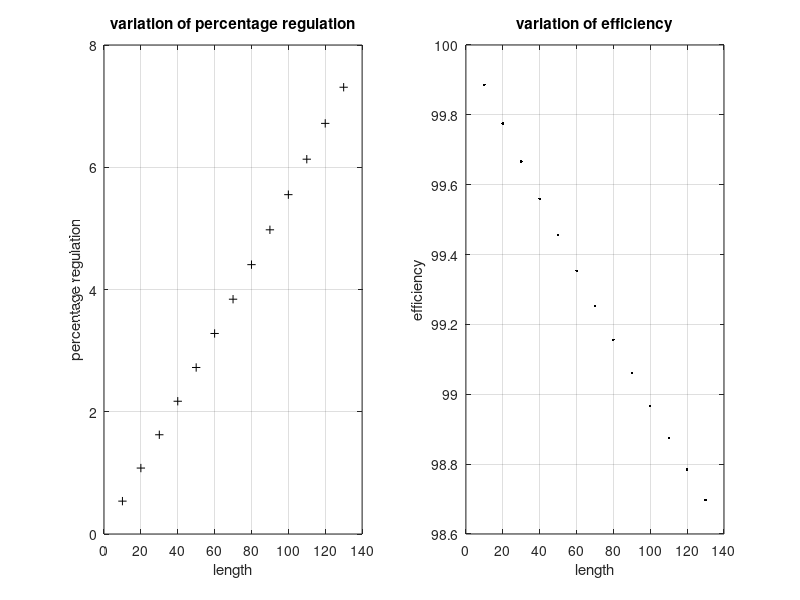

Write the MATLAB code that produced this figure.
% D:\314126514017\med_trans_pi_model.m

% problem:
% A 345kV 3 phase Transmission line is 130km long. The resistance per phase
% is 0.036 ohm/km, the inductance per phase if 0.8mH/km. The shunt
% capacitance is 0.01102 microF/km. The receiving end load is 270MVA with
% 0.8PF lagging at 325kV. use
% a) pi model

% MATLAB program for medium line model
% lagging power factor

% initial clearing
% -----------------------------
clc;
%   clear all;
close all;
% -----------------------------

% given values
% resistance per kilometre length of line
resistance = 0.036;

% inductance per kilometre length of line
inductance = 0.8e-3; % 1.3263 mH
% disp(inductance);

% system frequency
f = 60;

% system inductive reactance
x = 2 * pi * f * inductance;
% disp(x);
capacitance = 0.0112e-6;
y = 1j * 2 * pi * f * capacitance;

% k is for the length and traversing of the vector len;
k = 1;

% Sr receiving end power
% apparent 3 phase
S_r = 270e+6; % 381MVA

% Vr --> voltage receiving end per phase
V_r = (325e3 / sqrt(3));

% load power factor
PF = 0.8;

% power factor angle
Pfr_angle = acos(PF); % cos-1(0.8)
% disp('power factor angle');
% disp(Pfr_angle);

% receiving end current per phase
% Ir_mag = ((S_r * PF) / (sqrt(3) * V_r * PF))
Ir_mag = (S_r / (3 * V_r));
% receiving end power
P_r = S_r * PF;    

I_r = Ir_mag * (cos(Pfr_angle) - (1j * sin(Pfr_angle)));
% disp('I_r');
% disp(I_r);

% preallocating arrays for faster computation
% the matlab way
percent_regulation = zeros(1, 13);
losses = zeros(1, 13);
total_losses = zeros(1, 13);
efficiency = zeros(1, 13);
len = zeros(1, 13);

for l = 10 : 10 : 130
    % resistance per phase
    R = resistance * l;
    
    % reactance per phase
    X = x * l;
    
    Y = y * l;
    % impedance
    Z = complex(R, X);
    
    % voltage at the sending end
    V_s = (((1 + ((Y * Z) / 2)) * V_r) + (Z * I_r));
    V_no_load = (V_s / (1 + ((Y * Z) / 2)));
    
    % current at the sending end
    I_s = ((Y * (1 + (Y * Z) / 4) * V_r) + (1 + ((Y * Z) / 2)) * I_r);
    
    % percentage regulation
    percent_regulation(k) = ((abs(V_no_load) - V_r) / V_r) * 100;
    
    % per phase losses
    losses(k) = (abs((I_s - (V_s * (Y / 2))) ^ 2) * resistance * l);
    total_losses(k) = 3 * losses(k);
    
    efficiency(k) = (P_r / (P_r + total_losses(k))) * 100;
    
    len(k) = l;
    k = k + 1;
    V_s = abs(V_s);
    I_s = abs(I_s);
end

disp('length');
disp(len);
disp('percentage regulation');
disp(percent_regulation);

disp('efficiency');
disp(efficiency);

disp('voltage at sending end');
disp(V_s);

disp('current at sending end (Is)');
disp(I_s);

disp('current at receiving end');
disp(I_r);


% plot showing the percentage regulation
subplot(1, 2, 1), plot(len, percent_regulation, 'k+')
xlabel('length'), ylabel('percentage regulation')
title('variation of percentage regulation'), grid on

% plot showing the efficiency
subplot(1, 2, 2), plot(len, efficiency, 'k.')
xlabel('length'), ylabel('efficiency')
title('variation of efficiency'), grid on
